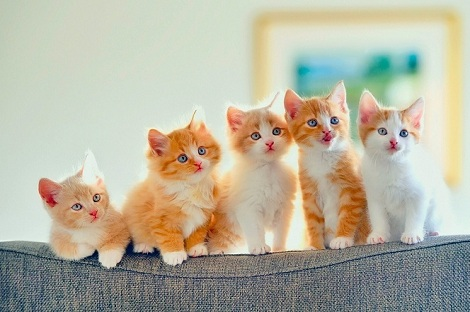
#> input picture Chapter1/cat 2.jpg, 470 x 312 px
$ python np.py
#> lines starting #> are read from the running program, lines starting #| are printed output that depends on the picture
from numpy import *
from PIL import Image
from pylab import *

im = array(Image.open('cat 2.jpg').convert('L'))
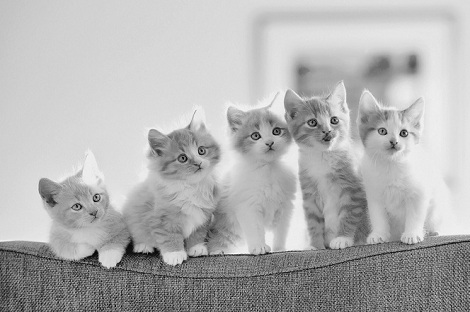
#> im: shape (312, 470); min 0, max 254, mean 178
print(im.shape, im.dtype)
#| (312, 470) uint8
# im = array(Image.open('cat 2.jpg').convert('L'),'f')
# print(im.shape, im.dtype)

# i = 2, j = 4
# im[i,:] = im[j,:] # set the values of row i with values from row j
# im[:,i] = 100 # set all values in column i to 100
# im[:100,:50].sum() # the sum of the values of the first 100 rows and 50 columns
# im[50:100,50:100] # rows 50-100, columns 50-100 (100th not included)
# im[i].mean() # average of row i
# im[:,-1] # last column
# im[-2,:] # second to last row
# im[-2] # second to last row

# 2. Phép chuyển đổi ở mức xám
im2 = 255 - im # chuyển ảnh xám, từ tối thành sáng, sáng thành tối
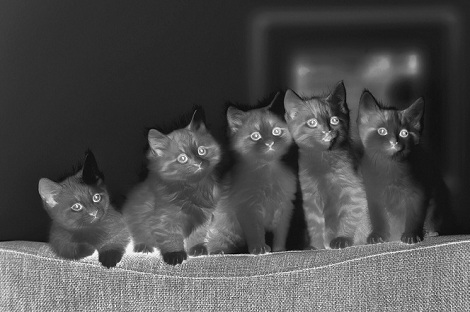
#> im2: shape (312, 470); min 1, max 255, mean 77
im3 = (100.0/255) * im + 100 # Ép giá trị pixel trong khoảng từ 100...200
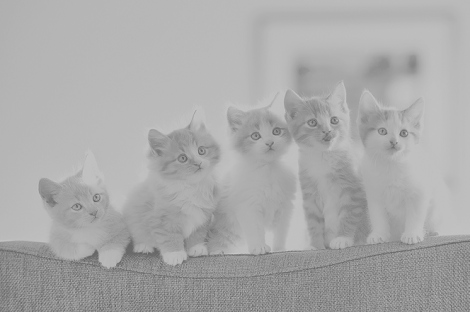
#> im3: shape (312, 470) float64; min 100, max 199.6, mean 169.8
im4 = 255.0 * (im/255.0)**2 # Hàm bình phương
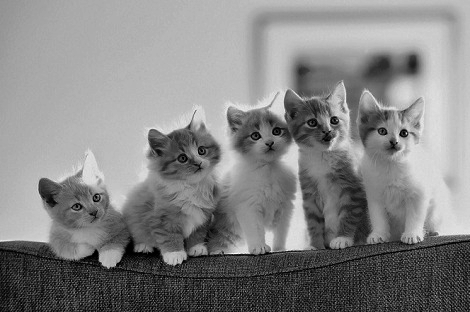
#> im4: shape (312, 470) float64; min 0, max 253, mean 133.2
print(im2)
#> (printed output is left out)

fig, axs = subplots(1, 4, figsize=(10,8))
gray()
axis('equal')
axis('off')
axs[0].set_title('Origin Image')
axs[0].imshow(im)
axs[1].set_title('255 - im')
axs[1].imshow(im2)
axs[2].set_title('Pixel in [100, 200]')
axs[2].imshow(im3)
axs[3].set_title('Square')
axs[3].imshow(im4)
show()


# Chuyển từ array qua image
# pil_im = Image.fromarray(im)

$ run again, with Chapter2/pub/2.jpg copied over Chapter1/cat 2.jpg
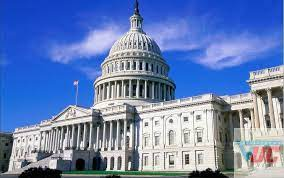
#> input picture Chapter2/pub/2.jpg, 284 x 178 px
#| (178, 284) uint8
#> `im3 = (100.0/255) * im + 100`:
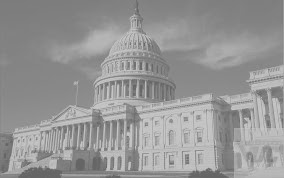
#> im3: shape (178, 284) float64; min 100, max 200, mean 150.2
#> `im4 = 255.0 * (im/255.0)**2`:
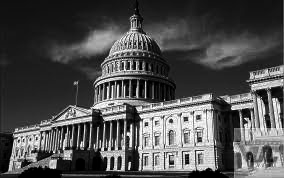
#> im4: shape (178, 284) float64; min 0, max 255, mean 78.8
#> (printed output is left out)
